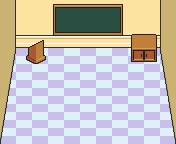

A 2D game scene composited from a Tiled map and its tileset images. What follows is a short description and the map's XML, with each tile layer's data collapsed to a summary:
An orthogonal 11x9 tile map with 16x16 px tiles, 2 tile layers (backmost, backitems), 2 tilesets.

<map version="1.0" orientation="orthogonal" renderorder="right-down" width="11" height="9" tilewidth="16" tileheight="16" nextobjectid="1">
 <tileset firstgid="1" name="layer0" tilewidth="16" tileheight="16" tilecount="600" columns="30">
  <image source="layer0.png" width="480" height="320" />
 </tileset>
 <tileset firstgid="601" name="layer1" tilewidth="16" tileheight="16" tilecount="156" columns="13">
  <image source="layer1.png" width="208" height="192" />
 </tileset>
 <layer name="backmost" width="11" height="9">
  <data>[99 cells, 99 non-empty, 18 distinct tile ids]</data>
 </layer>
 <layer name="backitems" width="11" height="9">
  <data>[99 cells, 23 non-empty, 17 distinct tile ids]</data>
 </layer>
</map>